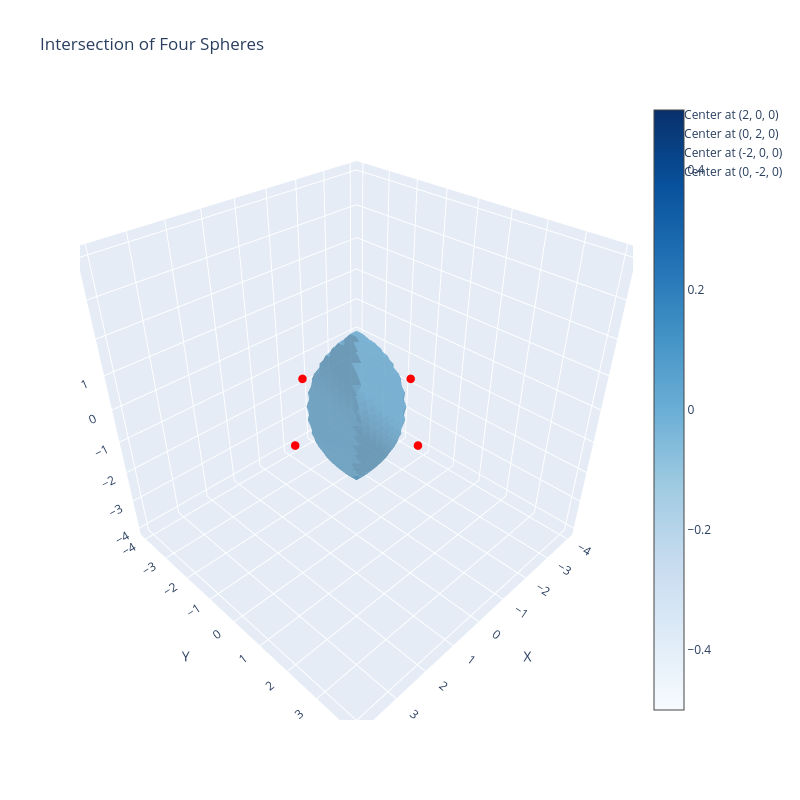

Source (notebook cell):
### Code cell
import plotly.graph_objects as go
import numpy as np

# Parameters
R = 2  # Radius of the large sphere on which the centers lie
r = 3  # Radius of the four small spheres

# Centers of the four small spheres
centers = [(R, 0, 0), (0, R, 0), (-R, 0, 0), (0, -R, 0)]

# Create a grid
x, y, z = np.mgrid[-4:4:40j, -4:4:40j, -4:4:40j]

# Define the four spheres
sphere1 = (x - centers[0][0]) ** 2 + (y - centers[0][1]) ** 2 + z**2 - r**2
sphere2 = (x - centers[1][0]) ** 2 + (y - centers[1][1]) ** 2 + z**2 - r**2
sphere3 = (x - centers[2][0]) ** 2 + (y - centers[2][1]) ** 2 + z**2 - r**2
sphere4 = (x - centers[3][0]) ** 2 + (y - centers[3][1]) ** 2 + z**2 - r**2

# Create the intersection (where all four spheres are <= 0)
intersection = np.maximum(np.maximum(np.maximum(sphere1, sphere2), sphere3), sphere4)

# Create the figure
fig = go.Figure(
    data=go.Isosurface(
        x=x.flatten(),
        y=y.flatten(),
        z=z.flatten(),
        value=intersection.flatten(),
        isomin=0,
        isomax=0,
        caps=dict(x_show=False, y_show=False, z_show=False),
        surface_count=1,
        colorscale="Blues",
        opacity=0.6,
    )
)

# Add the centers for reference
for center in centers:
    fig.add_trace(
        go.Scatter3d(
            x=[center[0]],
            y=[center[1]],
            z=[center[2]],
            mode="markers",
            marker=dict(size=5, color="red"),
            name=f"Center at {center}",
        )
    )

# Update layout
fig.update_layout(
    title="Intersection of Four Spheres",
    scene=dict(xaxis_title="X", yaxis_title="Y", zaxis_title="Z", aspectmode="data"),
    width=800,
    height=800,
)

fig.show()

### Figure 1 — Plotly figure (JSON) as saved in the notebook; plotly's stock layout.template omitted (floating-point values rounded to 4 significant figures; data arrays with more than 128 entries replaced by an {"elided": "..."} marker saying what was removed)
{"data": [{"caps": {"x": {"show": false}, "y": {"show": false}, "z": {"show": false}}, "colorscale": [[0, "rgb(247,251,255)"], [0.125, "rgb(222,235,247)"], [0.25, "rgb(198,219,239)"], [0.375, "rgb(158,202,225)"], [0.5, "rgb(107,174,214)"], [0.625, "rgb(66,146,198)"], [0.75, "rgb(33,113,181)"], [0.875, "rgb(8,81,156)"], [1, "rgb(8,48,107)"]], "isomax": 0, "isomin": 0, "opacity": 0.6, "surface": {"count": 1}, "type": "isosurface", "value": {"elided": "64000 float values"}, "x": {"elided": "64000 float values"}, "y": {"elided": "64000 float values"}, "z": {"elided": "64000 float values"}}, {"marker": {"color": "red", "size": 5}, "mode": "markers", "name": "Center at (2, 0, 0)", "type": "scatter3d", "x": [2], "y": [0], "z": [0]}, {"marker": {"color": "red", "size": 5}, "mode": "markers", "name": "Center at (0, 2, 0)", "type": "scatter3d", "x": [0], "y": [2], "z": [0]}, {"marker": {"color": "red", "size": 5}, "mode": "markers", "name": "Center at (-2, 0, 0)", "type": "scatter3d", "x": [-2], "y": [0], "z": [0]}, {"marker": {"color": "red", "size": 5}, "mode": "markers", "name": "Center at (0, -2, 0)", "type": "scatter3d", "x": [0], "y": [-2], "z": [0]}], "layout": {"height": 800, "scene": {"aspectmode": "data", "xaxis": {"title": {"text": "X"}}, "yaxis": {"title": {"text": "Y"}}, "zaxis": {"title": {"text": "Z"}}}, "title": {"text": "Intersection of Four Spheres"}, "width": 800}}
